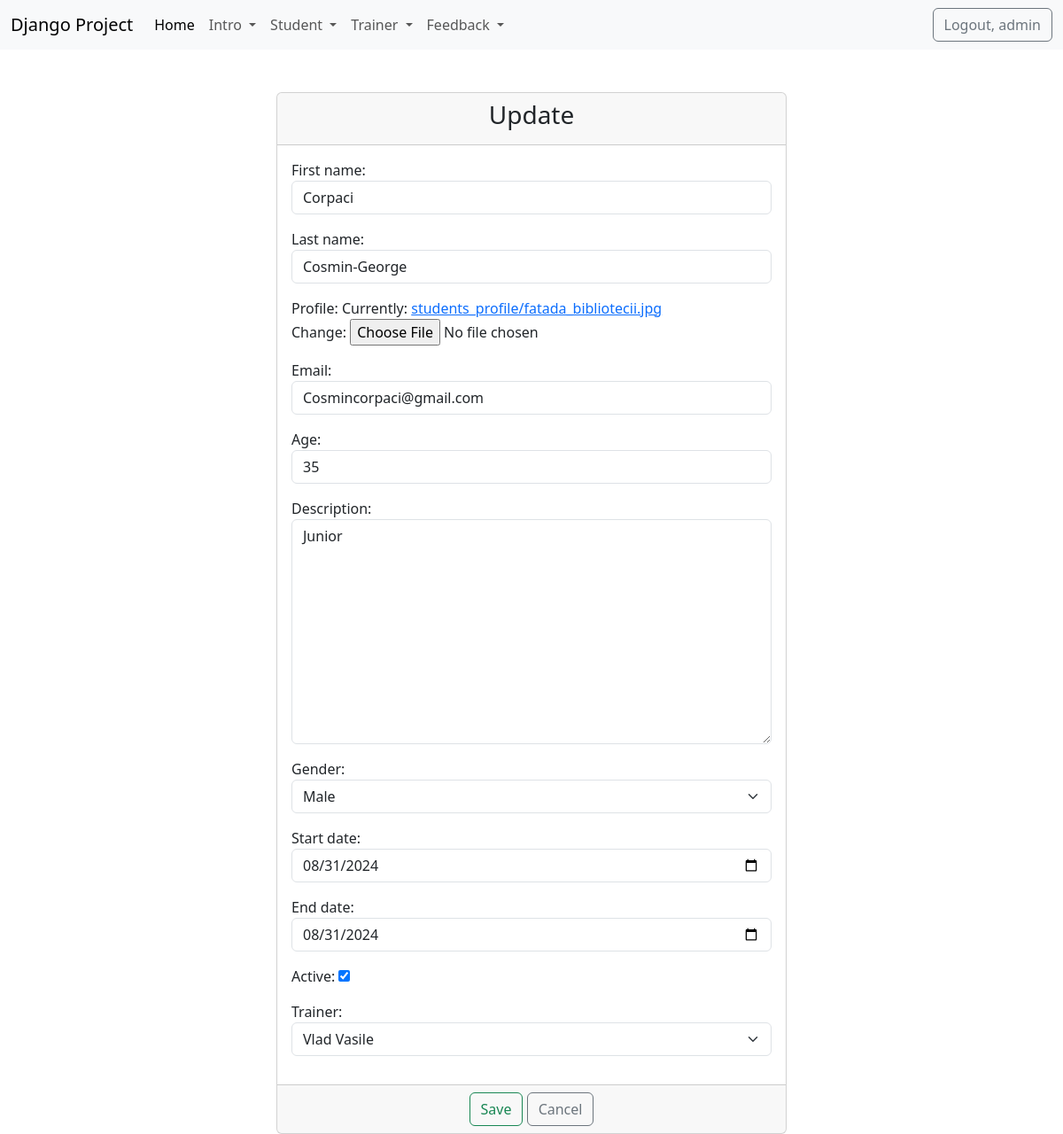
The page /update_student/1/ (signed in) on the database its author committed.
### student/models.py (models this page shows, shortened)
class Student(models.Model):
    gender_options = [
        ('male', 'Male'),
        ('female', 'Female')
    ]
    first_name = models.CharField(max_length=40)  # max_length = 255
    last_name = models.CharField(max_length=40)
    profile = models.ImageField(upload_to='students_profile/', null=True)
    email = models.EmailField(max_length=50)
    age = models.PositiveIntegerField(null=True, blank=True)
    description = models.TextField(max_length=500)  # max_length = nelimitat
    gender = models.CharField(choices=gender_options, max_length=6)
    start_date = models.DateField()
    end_date = models.DateField()
    active = models.BooleanField(default=True)
    trainer = models.ForeignKey(Trainer, on_delete=models.CASCADE, null=True)

### trainer/models.py (models this page shows)
class Trainer(models.Model):
    first_name = models.CharField(max_length=20)
    last_name = models.CharField(max_length=20)
    course = models.CharField(max_length=40)
    profile = models.ImageField(upload_to="trainer_profiles/", null=True)
    email = models.EmailField(max_length=40)
    active = models.BooleanField(default=True)
    def __str__(self):
        return f'{self.first_name} {self.last_name}'

### student/views.py (the view)
# urls.py: path('update_student/<int:pk>/', views.StudentUpdateView.as_view(), name='update-student'),
class StudentUpdateView(LoginRequiredMixin, UpdateView):
    template_name = 'student/update_student.html'
    model = Student
    form_class= StudentUpdateForm
    success_url = '/list_students/'

### student/forms.py
class StudentUpdateForm(forms.ModelForm):
    class Meta:
        model = Student
        fields = '__all__'
        widgets = {
            'first_name': forms.TextInput(
                attrs={'class': 'form-control', 'placeholder': 'Please enter a first name'}),
            'last_name': forms.TextInput(
                attrs={'class': 'form-control', 'placeholder': 'Please enter a last name'}),
            'age': forms.NumberInput(attrs={'class': 'form-control', 'placeholder': 'Please enter an age'}),
            'email': forms.EmailInput(attrs={'class': 'form-control', 'placeholder': 'Please enter an email'}),
            'description': forms.Textarea(
                attrs={'class': 'form-control', 'placeholder': 'Please enter a description'}),
            'gender': forms.Select(attrs={'class': 'form-select'}),
            'start_date': forms.DateInput(attrs={'class': 'form-control', 'type': 'date'}),
            'end_date': forms.DateInput(attrs={'class': 'form-control', 'type': 'date'}),
            'trainer': forms.Select(attrs={'class': 'form-select'})
        }

### templates/student/update_student.html (shortened to what this page needs)
{% extends 'base.html' %}
{% block content %}
    <div class="container-fluid">
        <div class="row">
            <div class="col-md-6 offset-md-3">
                <br><br>
                <div class="card">
                    <div class="card-header">
                        <h3 class="text-center">Update</h3>
                    </div>
                    <form method="post" enctype="multipart/form-data">
                        <div class="card-body">
                            {{ form.as_p }}
                        </div>
                         <div class="card-footer text-center">
                             <button type="submit" class="btn btn-outline-success">Save</button>
                             <a href="{% url 'list-students' %}" class="btn btn-outline-secondary">Cancel</a>
                         </div>
                    </form>
                </div>
            </div>
        </div>
    </div>
{% endblock %}

### templates/navbar.html (shortened to what this page needs)
<nav class="navbar navbar-expand-lg bg-body-tertiary">
    <div class="container-fluid">
        <a class="navbar-brand" href="#">Django Project</a>
        <div class="collapse navbar-collapse" id="navbarSupportedContent">
            <ul class="navbar-nav me-auto mb-2 mb-lg-0">
                <li class="nav-item">
                    <a class="nav-link active" aria-current="page" href="{% url 'home_page' %}">Home</a>
                </li>
                {% if user.is_authenticated %}
                <li class="nav-item dropdown">
                    <a class="nav-link dropdown-toggle" href="#" role="button" data-bs-toggle="dropdown"
                       aria-expanded="false">
                        Intro
                    </a>
                </li>
                <li class="nav-item dropdown">
                    <a class="nav-link dropdown-toggle" href="#" role="button" data-bs-toggle="dropdown"
                       aria-expanded="false">
                        Student
                    </a>
                </li>
                <li class="nav-item dropdown">
                    <a class="nav-link dropdown-toggle" href="#" role="button" data-bs-toggle="dropdown"
                       aria-expanded="false">
                        Trainer
                    </a>
                </li>
                <li class="nav-item dropdown">
                    <a class="nav-link dropdown-toggle" href="#" role="button" data-bs-toggle="dropdown"
                       aria-expanded="false">
                        Feedback
                    </a>
                </li>
            {%  endif %}
            </ul>
            {% if user.is_authenticated %}
                <div>
                    <form method="post" action="{% url 'logout' %}">
                        <button type="submit" class="btn btn-outline-secondary">Logout, {{ user.username }}</button>
                    </form>
                </div>
            {% else %}
                <div>
                    <a href="{% url 'login' %}" class="btn btn-outline-success">Login</a>
                    <a href="{% url 'create-user' %}" class="btn btn-outline-secondary">Signup</a>
                </div>
            {% endif %}
        </div>
    </div>
</nav>

### rows shown on the page
Student: first_name "Corpaci", last_name "Cosmin-George", email "Cosmincorpaci@gmail.com", age "35", description "Junior", gender "Male", start_date "08/31/2024", end_date "08/31/2024", active "☑", trainer "Vlad Vasile"

### other values the page prints
{{ user.username }} "admin"
